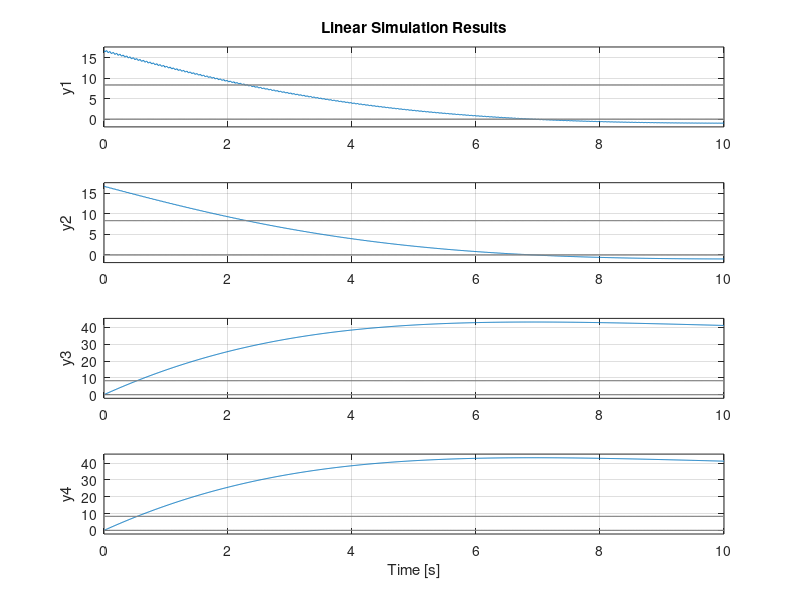

Write MATLAB code to recreate this figure.
clear all; close all; clc;
pkg load control

vInitial = 60 / 3.6; % m/s
vFinal = 30 / 3.6; % m/s
lengthRope = 120; % M
mVehicle = 3500; % kg
mDrive = 600; % kg


kRope = 13402517.3; # Wire
kRope = 6935401.117; # Polymer 
##kRope /= 100

A = zeros(4);
A([1:2],[3:4]) = [-kRope/mDrive, kRope/mDrive;
                 kRope/mVehicle, -kRope/mVehicle];    
A([3:4],[1:2]) = eye(2);

B = zeros(4,1);
B(1) = 1/mDrive;
C = eye(4);

D = 0;       

G = ss(A, B, C, D)


Q = [1 0 0 0;
     0 1 0 0;
     0 0 1 0;
     0 0 0 1];
R = .00001;
     
K = lqr(A,B,Q,R)

Gcl = feedback(G*K, eye(4));
##Gcl2 = ss(A-B*K, B, C, D)
F = 1000;

T = 0:.01:10;
U = ones(size(T'))*[vFinal, vFinal 0 0];

x0 = [vInitial, vInitial, 0, 0];

[y,t,x] = lsim(Gcl, U, T, x0);
lsim(Gcl, U, T, x0);
##sys = ss((A-B*K), B, C, D)